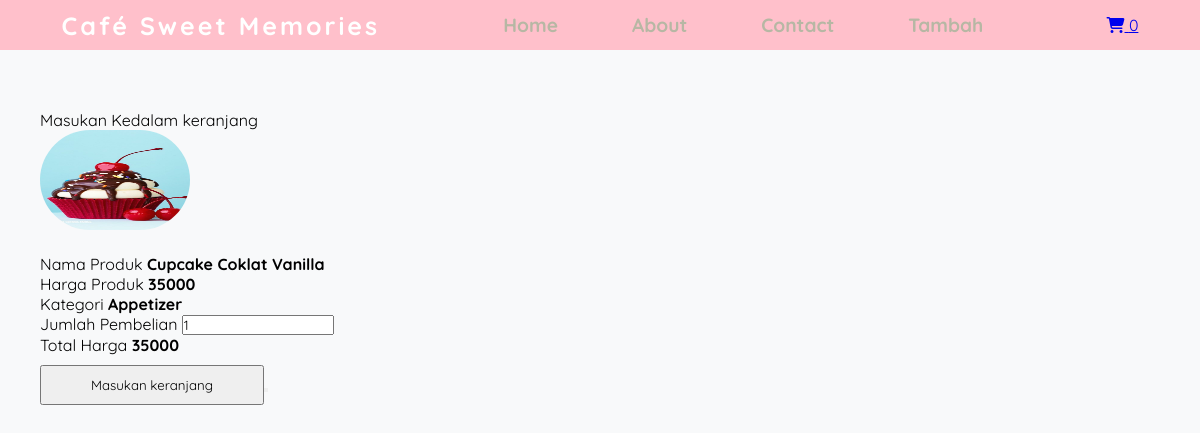
The app's page /buat_pesanan.php?id=4 with its own data.
### tables this page shows
CREATE TABLE `tb_produk` (
  `id_produk` int(11) NOT NULL,
  `nama_produk` varchar(255) NOT NULL,
  `harga_produk` int(11) NOT NULL,
  `kategori` varchar(255) NOT NULL,
  `foto` varchar(255) NOT NULL
);

### buat_pesanan.php (the view, shortened to what this page needs)
<?php
include "config.php";
$id_produk = $_GET['id'] ?? null;
$sql = "SELECT * FROM tb_produk WHERE id_produk = '$id_produk'";
$query = mysqli_query($conn, $sql);
$produk = mysqli_fetch_assoc($query);
?>
<!DOCTYPE html>
<html lang="en">
<head>
  <link rel="stylesheet" href="style.css" />
  <link rel="stylesheet" href="https://cdnjs.cloudflare.com/ajax/libs/font-awesome/6.6.0/css/all.min.css"/>
</head>
<body>
  <nav>
    <div class="logo">
      <h4>Café Sweet Memories</h4>
    </div>
    <ul>
      <?php include 'menu.php'; ?>
    </ul>
    <div class="icons">
      <?php include 'keranjang-icon.php'; ?>
    </div>
  </nav>
  <div class="container">
    <section class="home" id="home">
    <form action="buat_pesanan_proses.php" method="POST">
       <div class="col-md-12">
        <div class="text-bold">Masukan Kedalam keranjang </div>
       </div>
       <div class="row" >
        <img src="img/<?= $produk['foto']; ?>" alt="Foto Produk" width="150px" height="100px" style="border-radius:50px;">
        <div class="col-md-6" style="margin-top:20px;">
            <div class="form-group">
                <label class="label">Nama Produk</label>
                <font size="3" style="font-weight:bold;" ><?php echo $produk['nama_produk'] ?></font>
            </div>
       </div>
       <div class="col-md-6">
            <div class="form-group">
                <label class="label">Harga Produk</label>
                <font size="3" style="font-weight:bold;" ><?php echo $produk['harga_produk'] ?></font>
            </div>
       </div>
       <div class="col-md-6">
            <div class="form-group">
                <label class="label">Kategori</label>
                <font size="3" style="font-weight:bold;" ><?php echo $produk['kategori'] ?></font>
            </div>
       </div>
       <div class="col-md-6">
            <div class="form-group">
                <label class="label">Jumlah Pembelian</label>
                <font size="3" style="font-weight:bold;" >
                    <input name="jumlah" id="jumlah" type="number" value="1" onchange="hitungTotal();" onkeyup="hitungTotal();">
                </font>
            </div>
       </div>
       <div class="col-md-6">
            <div class="form-group">
                <label class="label">Total Harga</label>
                <font size="3" style="font-weight:bold;" id="total_harga" ><?php echo $produk['harga_produk']*1 ?></font>
            </div>
       </div>
       <div class="col-md-6">
            <div class="form-group">
                <button type="submit" style="padding:10px;width:20%;margin-top:10px;">Masukan keranjang<button>
            </div>
       </div>
        </form>
    </section>
  </div>
</body>
</html>

### style.css (style rules this page uses)
* { margin: 0; padding: 0; font-family: "Quicksand", sans-serif; }
body { overflow-x: hidden; background-color: #f8f9fa; height: 100%; }
nav { display: flex; justify-content: space-around; align-items: center; height: 50px; position: sticky; top: 0; z-index: 1000; background: pink; color: #fff; }
nav .logo { letter-spacing: 3px; font-size: 25px; font-weight: 600; }
nav ul { display: flex; list-style-type: none; width: 40%; justify-content: space-between; }
.container { position: relative; top: 20px; }
.home { padding: 40px; }
.icons { top: 100%; left: 10%; }

### records on screen
tb_produk: foto (picture), nama_produk "Cupcake Coklat Vanilla", harga_produk "35000", kategori "Appetizer", $produk['harga_produk']*1 "35000"

### other values on screen
mysqli_num_rows($data) "0"
